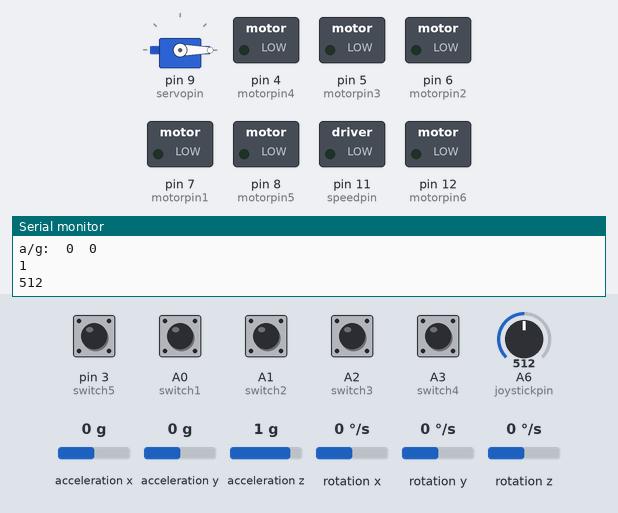
Bench run of a sketch on a simulated Arduino Nano, built with avr-gcc and run on an emulated ATmega328P. On the bench: servo, switched loads named in the sketch (green lamp = pin HIGH), the last lines printed to the serial monitor. The test bench sets the inputs (shaded band); at power-on: A0 (switch1), A1 (switch2), A2 (switch3), A3 (switch4), pin 3 (switch5) HIGH, acceleration x 0 g, A6 (joystickpin) = 512, acceleration y 0 g, acceleration z 1 g, rotation x 0 °/s, rotation y 0 °/s, rotation z 0 °/s.

Above: at 1.2 s.
1.3 s: acceleration x set to -0.6 g
2.8 s: acceleration x set to -0.9 g
At 3.5 s:
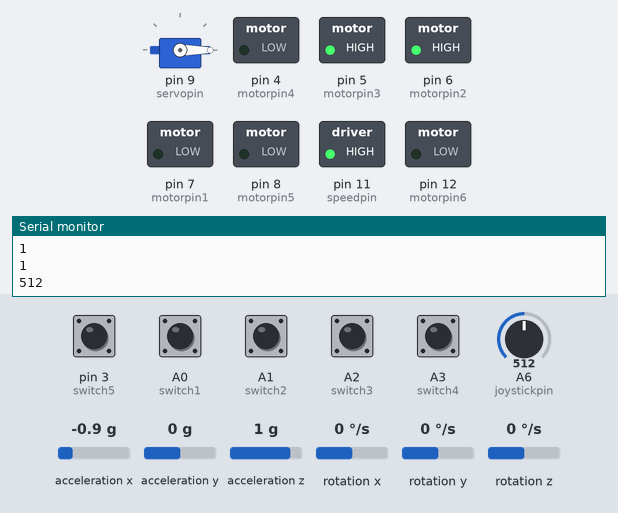
4.5 s: A6 (joystickpin) set to 484
At 5.6 s:
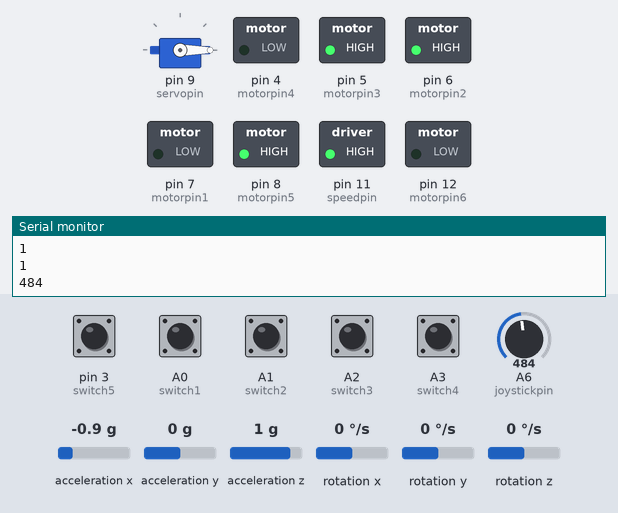
6.1 s: pin 3 (switch5) pulled LOW for 0.35 s
At 6.29 s:
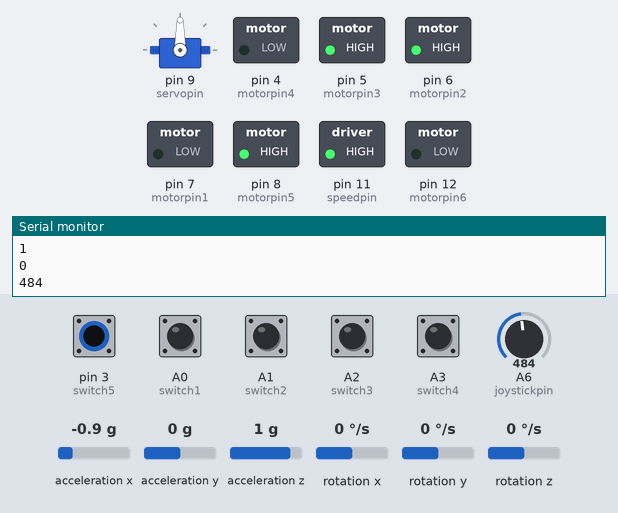
7.9 s: A6 (joystickpin) set to 716
At 9.0 s:
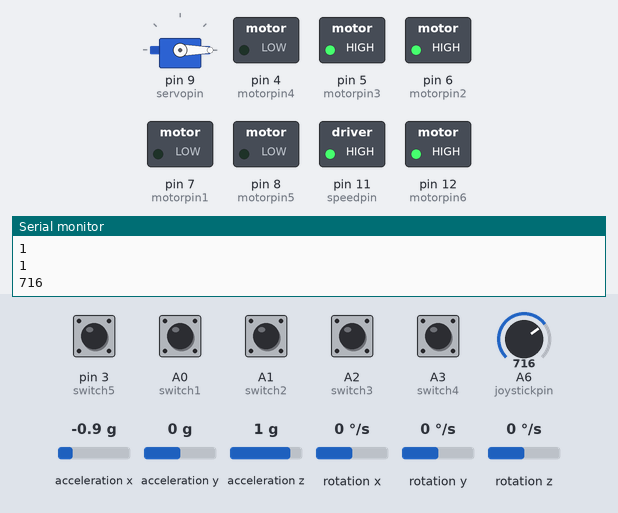
9.4 s: acceleration x set to -1.2 g
At 9.9 s:
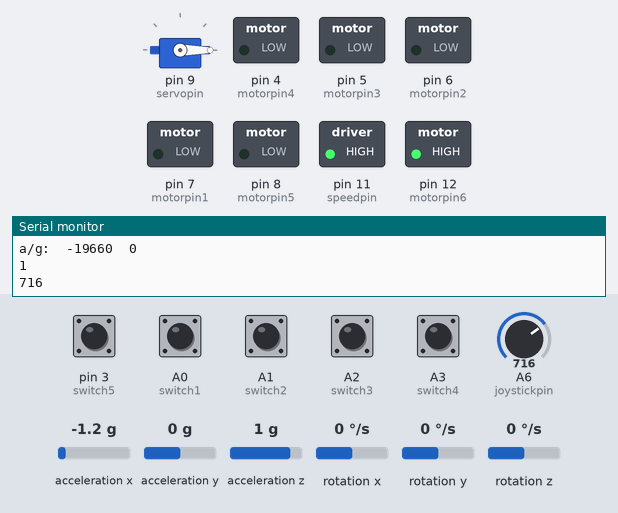
Timing chart, 0 to 12.0 s (numbered marks = the images above; inputs shaded):
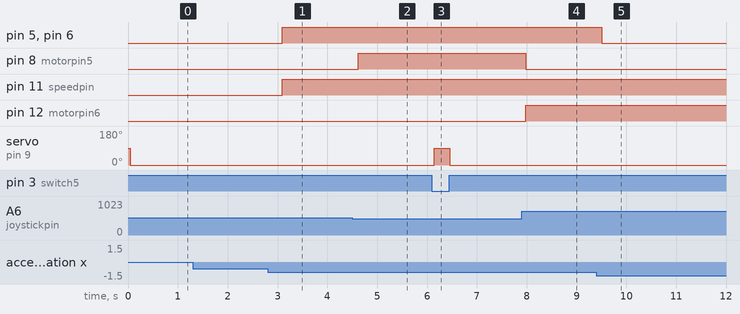

The sketch:

1-robotarm.ino
```cpp
#include "I2Cdev.h"
#include "MPU6050.h"
#include <Servo.h>

#if I2CDEV_IMPLEMENTATION == I2CDEV_ARDUINO_WIRE
    #include "Wire.h"
#endif

MPU6050 accelgyro;

int16_t ax, ay, az;
int16_t gx, gy, gz;

#define OUTPUT_READABLE_ACCELGYRO

int motorpin1=7;
int motorpin2=6;
int motorpin3=5;
int motorpin4=4;
int motorpin5=8;
int motorpin6=12;
int speedpin=11;
int switch1=A0;
int switch2=A1;
int switch3=A2;
int switch4=A3;
int buttonstate1;
int buttonstate2;
int buttonstate3;
int buttonstate4;
int buttonstate5;
int speed1=255;
int speed2=100;
int servopin=9;
int servoposition=90;
int switch5=3;
Servo myservo;
int joystickpin=A6;
int joyvalue;

void setup() {
    // join I2C bus (I2Cdev library doesn't do this automatically)
    #if I2CDEV_IMPLEMENTATION == I2CDEV_ARDUINO_WIRE
        Wire.begin();
    #elif I2CDEV_IMPLEMENTATION == I2CDEV_BUILTIN_FASTWIRE
        Fastwire::setup(400, true);
    #endif

    Serial.begin(9600);

    // initialize device
    Serial.println("Initializing I2C devices...");
    accelgyro.initialize();

    // verify connection
    Serial.println("Testing device connections...");
    Serial.println(accelgyro.testConnection() ? "MPU6050 connection successful" : "MPU6050 connection failed");

    pinMode(motorpin1,OUTPUT);
    pinMode(motorpin2,OUTPUT);
    pinMode(motorpin3,OUTPUT);
    pinMode(motorpin4,OUTPUT);
    pinMode(motorpin5,OUTPUT);
    pinMode(motorpin6,OUTPUT);
    pinMode(switch1,INPUT_PULLUP);
    pinMode(switch2,INPUT_PULLUP);
    pinMode(switch3,INPUT_PULLUP);
    pinMode(switch4,INPUT_PULLUP);
    pinMode(switch5,INPUT_PULLUP);
    pinMode(joystickpin,INPUT_PULLUP);
    pinMode(speedpin,OUTPUT);
    myservo.attach(servopin);
}

void loop() {
    // read raw accel/gyro measurements from device
    accelgyro.getMotion6(&ax, &ay, &az, &gx, &gy, &gz);

    #ifdef OUTPUT_READABLE_ACCELGYRO
        // display tab-separated accel/gyro x/y/z values
        Serial.print("a/g:\t");
        Serial.print(ax); Serial.print("\t");
        Serial.print(ay); Serial.println("\t");
    #endif

  if((ax<18000 && ax>5000) || (ax>-18000 && ax<-5000)){
     buttonstate1=digitalRead(switch1);
     Serial.println(buttonstate1);
     if(buttonstate1==LOW){
       digitalWrite(motorpin1,LOW);
     }
     else if(ax>12000){
       digitalWrite(motorpin1,HIGH);
       digitalWrite(motorpin2,LOW);
     }
     else{
        digitalWrite(motorpin1,LOW);
     }


     buttonstate4=digitalRead(switch4);
     Serial.println(buttonstate4);
     if(buttonstate4==LOW){
       digitalWrite(motorpin4,LOW);
     }
     else if(ax>12000){
       digitalWrite(motorpin3,LOW);
       digitalWrite(motorpin4,HIGH);
       analogWrite(speedpin,speed1);
     }
    else{
       digitalWrite(motorpin4,LOW);
     }


   buttonstate2=digitalRead(switch2);
     Serial.println(buttonstate2);
     if(buttonstate2==LOW){
       digitalWrite(motorpin2,LOW);
     }
     else if(ax<-12000){
       digitalWrite(motorpin1,LOW);
       digitalWrite(motorpin2,HIGH);
     }
    else{
       digitalWrite(motorpin2,LOW);
     }


   buttonstate3=digitalRead(switch3);
     Serial.println(buttonstate3);
     if(buttonstate3==LOW){
       digitalWrite(motorpin3,LOW);
     }
     else if(ax<-12000){
       digitalWrite(motorpin4,LOW);
       digitalWrite(motorpin3,HIGH);
       analogWrite(speedpin,speed1);
     }
    else{
       digitalWrite(motorpin3,LOW);
     }
     }


else if((ay<18000 && ay>5000) || (ay>-18000 && ay<-5000)){
buttonstate1=digitalRead(switch1);
     Serial.println(buttonstate1);
     if(buttonstate1==LOW){
       digitalWrite(motorpin1,LOW);
     }
     else if(ay>12000){
       digitalWrite(motorpin1,HIGH);
       digitalWrite(motorpin2,LOW);
     }
     else{
        digitalWrite(motorpin1,LOW);
     }

     buttonstate4=digitalRead(switch4);
     Serial.println(buttonstate4);
     if(buttonstate4==LOW){
       digitalWrite(motorpin4,LOW);
     }
     else if(ay>12000){
       digitalWrite(motorpin3,LOW);
       digitalWrite(motorpin4,HIGH);
       analogWrite(speedpin,speed2);
     }
    else{
       digitalWrite(motorpin4,LOW);
     }


   buttonstate2=digitalRead(switch2);
     Serial.println(buttonstate2);
     if(buttonstate2==LOW){
       digitalWrite(motorpin2,LOW);
     }
     else if(ay<-12000){
       digitalWrite(motorpin1,LOW);
       digitalWrite(motorpin2,HIGH);
     }
    else{
       digitalWrite(motorpin2,LOW);
     }


   buttonstate3=digitalRead(switch3);
     Serial.println(buttonstate3);
     if(buttonstate3==LOW){
       digitalWrite(motorpin3,LOW);
     }
     else if(ay<-12000){
       digitalWrite(motorpin4,LOW);
       digitalWrite(motorpin3,HIGH);
       analogWrite(speedpin,speed2);
     }
    else{
       digitalWrite(motorpin3,LOW);
     }}


     else{
       digitalWrite(motorpin1,LOW);
       digitalWrite(motorpin2,LOW);
       digitalWrite(motorpin3,LOW);
       digitalWrite(motorpin4,LOW);
     }


     buttonstate5=digitalRead(switch5);
     Serial.println(buttonstate5);
      if(buttonstate5==LOW){
       myservo.write(90);
      }
      else if(buttonstate5==HIGH){
        myservo.write(0);
      }

      joyvalue=analogRead(joystickpin);
      Serial.println(joyvalue);

      if(joyvalue<500 && joyvalue>200){
        digitalWrite(motorpin5,HIGH);
        digitalWrite(motorpin6,LOW);

      }
      else if(joyvalue>700 && joyvalue<970){
        digitalWrite(motorpin5,LOW);
        digitalWrite(motorpin6,HIGH);
      }
      else{
        digitalWrite(motorpin5,LOW);
        digitalWrite(motorpin6,LOW);
      }


    delay(300);
}
```

Measured:
- the behaviour switches between -0.7 and -0.8 g on acceleration x (found by bisection; images 0 and 1)
- the behaviour switches between 500 and 499 on A6 (joystickpin) (found by bisection; images 1 and 2)
- the behaviour switches between -1 and -1.1 g on acceleration x (found by bisection; images 4 and 5)
- after the input at 2.8 s, pin 5 (motorpin3), pin 6 (motorpin2), pin 11 (speedpin): LOW → HIGH after 0.30 s
- after the input at 4.5 s, pin 8 (motorpin5): LOW → HIGH after 0.12 s
- after the input at 6.1 s, servo on pin 9 (servopin): 0° → 90° after 0.05 s, → 0° 0.31 s later
- after the input at 7.9 s, pin 8 (motorpin5): HIGH → LOW after 0.08 s; pin 12 (motorpin6): LOW → HIGH after 0.08 s
- after the input at 9.4 s, pin 5 (motorpin3), pin 6 (motorpin2): HIGH → LOW after 0.10 s
